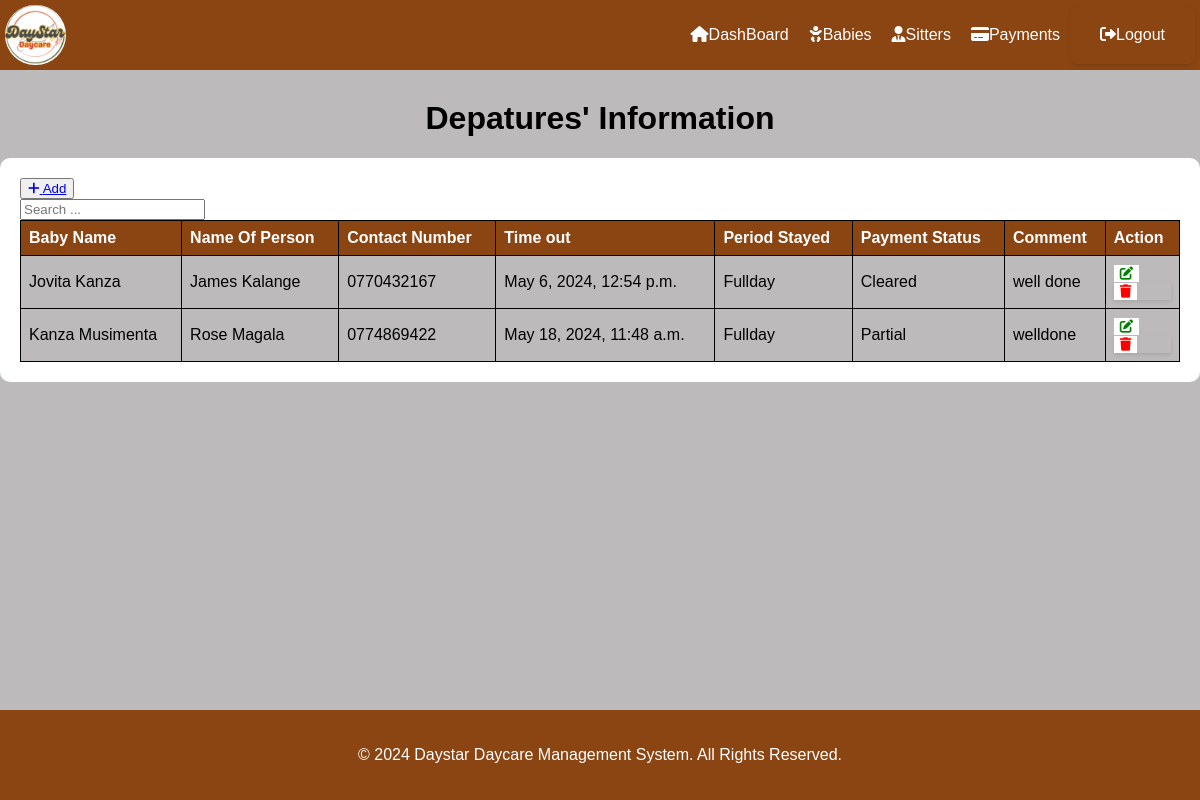
Page /departure_list/ on the earlier database version.
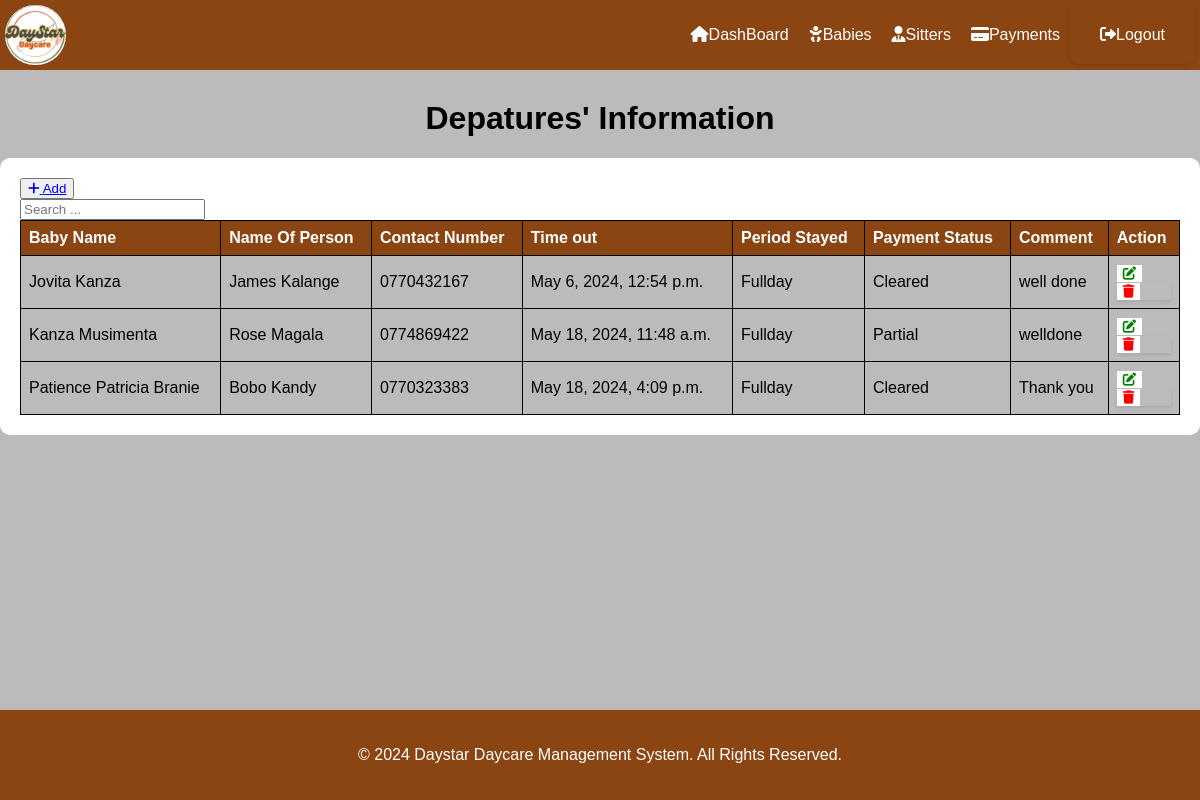
Same page on the later database version.
### ddms_app/models.py (models this page shows, shortened)
class Departure(models.Model):
    PERIOD = (
        ('Halfday', 'Halfday'),
        ('Fullday', 'Fullday'),
    )
    STATUS = (
        ('Pending', 'Pending'),
        ('Cleared', 'Cleared'),
        ('Partial', 'Partial'),
    )
    arrival = models.ForeignKey(
        Arrival,
        on_delete=models.CASCADE,
        related_name='departures',
        null=True,
        blank=False,
    )
    name_person = models.CharField(max_length=50, blank=True, null=True)
    person_contact = models.CharField(max_length=50, blank=True, null=True)
    time_out = models.DateTimeField(auto_now_add = True, blank=True, null=True)
    period_stayed = models.CharField(max_length=20, blank=True, null=True, choices=PERIOD)
    payment_status = models.CharField(max_length=20, blank=True, null=True, choices=STATUS)
    comment = models.CharField(max_length=100, blank=True, null=True)

class Arrival(models.Model):
    GENDER = (
        ('Male', 'Male'),
        ('Female', 'Female'),
    )
    PERIOD = (
        ('Halfday', 'Halfday'),
        ('Fullday', 'Fullday'),
    )
    STATUS = (
        ('Pending', 'Pending'),
        ('Cleared', 'Cleared'),
        ('Partial', 'Partial'),
    )
    first_name = models.CharField(max_length=50, blank=True,null=True)
    last_name = models.CharField(max_length=50, blank=True, null=True)
    gender = models.CharField(max_length=10, blank=True,null=True, choices=GENDER)
    age = models.IntegerField(null=True, blank=True)
    location = models.CharField(max_length=30, null=True, blank=True)
    name_person = models.CharField(max_length=50, blank=True, null=True)
    person_contact = models.CharField(max_length=50, blank=True, null=True)
    time_in = models.DateTimeField(auto_now_add = True, blank=True, null=True)
    period_of_stay = models.CharField(max_length=20, blank=True, null=True, choices=PERIOD)
    payment_status = models.CharField(max_length=20, blank=True, null=True, choices=STATUS )

### ddms_app/views.py (the view)
# urls.py: path('departure_list/', views.departure_list, name='departure_list'),
def departure_list(request):
    records = Departure.objects.all()
    return render(request, 'departure_list.html', {'records': records})

### ddms_app/templates/departure_list.html (shortened to what this page needs)
{% extends  'base.html' %}
{% block content%}
    <h1>Depatures' Information</h1>
    <div class="mt-4 p-5 bg-secondary text-white rounded">
        <table class="table table-striped table-bordered">
            <div class="mb-3">
                <button><a href="{% url 'add_departure' %}" class="btn btn-success">
                    <i class="fas fa-plus"></i> Add
                </a></button>
                <form class="button" style="  box-shadow: 0px; padding: 0px; border-radius: 0px; margin: 0px; max-width: 200px;" method="GET" action="{% url 'departures_list' %}">
                    <input type="text" name="search" class="form-control" placeholder="Search ...">
                </form>
            </div>
            <thead>
                <tr>
                    <th>Baby Name</th>
                    <th>Name Of Person</th>
                    <th>Contact Number</th>
                    <th>Time out</th>
                    <th>Period Stayed</th>
                    <th>Payment Status</th>
                    <th>Comment</th>
                    <th>Action</th>
                </tr>
            </thead>
            <tbody>
                {% for departure in records %}
                <tr>
                    <td>{{ departure.arrival.first_name }} {{ departure.arrival.last_name }}</td>
                     <td>{{ departure.name_person }}</td>
                    <td>{{ departure.person_contact }}</td>
                    <td>{{ departure.time_out }}</td>
                    <td>{{ departure.period_stayed }}</td>
                    <td>{{ departure.payment_status }}</td>
                    <td>{{ departure.comment}}</td>
                    <td>
                        <button type="submit"><a href="{% url 'edit_departure' departure.id %}" class="btn btn-danger"><i class="fas fa-edit"></i></a></button>
                        <form  style="  box-shadow: 0px;padding: 0px; border-radius: 0px; margin: 0px;" action="{% url 'delete_departure' departure.id %}" method="post"  onsubmit="return confirm('Are you sure you want to delete this record?');">
                                <button  class="btn btn-danger"><i class="fas fa-trash"></i></button>
                        </form>
                        </td>
                    </tr>
                {% endfor %}
            </tbody>
        </table>
    </div>
    {% endblock %}

Differences in the rows shown:
added Departure: arrival.first_name "Patience Patricia", arrival.last_name "Branie", name_person "Bobo Kandy", person_contact "0770323383", time_out "May 18, 2024, 4:09 p.m.", period_stayed "Fullday", payment_status "Cleared", comment "Thank you"
